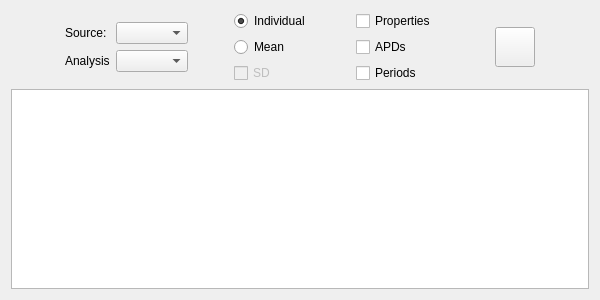
<?xml version="1.0" encoding="UTF-8"?>
<ui version="4.0">
 <class>WidgetExportCopyPaste</class>
 <widget class="QWidget" name="WidgetExportCopyPaste">
  <property name="geometry">
   <rect>
    <x>0</x>
    <y>0</y>
    <width>600</width>
    <height>300</height>
   </rect>
  </property>
  <property name="sizePolicy">
   <sizepolicy hsizetype="Expanding" vsizetype="Preferred">
    <horstretch>0</horstretch>
    <verstretch>0</verstretch>
   </sizepolicy>
  </property>
  <property name="minimumSize">
   <size>
    <width>600</width>
    <height>300</height>
   </size>
  </property>
  <property name="windowTitle">
   <string>Export for Copy + Paste</string>
  </property>
  <layout class="QVBoxLayout" name="verticalLayout_2">
   <item>
    <layout class="QHBoxLayout" name="horizontalLayout">
     <item>
      <spacer name="horizontalSpacer_3">
       <property name="orientation">
        <enum>Qt::Horizontal</enum>
       </property>
       <property name="sizeHint" stdset="0">
        <size>
         <width>40</width>
         <height>20</height>
        </size>
       </property>
      </spacer>
     </item>
     <item>
      <layout class="QFormLayout" name="formLayout">
       <property name="formAlignment">
        <set>Qt::AlignLeading|Qt::AlignLeft|Qt::AlignVCenter</set>
       </property>
       <item row="0" column="0">
        <widget class="QLabel" name="labelSource">
         <property name="text">
          <string>Source:</string>
         </property>
        </widget>
       </item>
       <item row="0" column="1">
        <widget class="QComboBox" name="comboBoxSource"/>
       </item>
       <item row="1" column="0">
        <widget class="QLabel" name="labelAnalysis">
         <property name="text">
          <string>Analysis</string>
         </property>
        </widget>
       </item>
       <item row="1" column="1">
        <widget class="QComboBox" name="comboBoxAnalysis"/>
       </item>
      </layout>
     </item>
     <item>
      <spacer name="horizontalSpacer_2">
       <property name="orientation">
        <enum>Qt::Horizontal</enum>
       </property>
       <property name="sizeType">
        <enum>QSizePolicy::Preferred</enum>
       </property>
       <property name="sizeHint" stdset="0">
        <size>
         <width>40</width>
         <height>20</height>
        </size>
       </property>
      </spacer>
     </item>
     <item>
      <layout class="QVBoxLayout" name="verticalLayout">
       <item>
        <widget class="QRadioButton" name="radioButtonIndividual">
         <property name="text">
          <string>Individual</string>
         </property>
         <property name="checked">
          <bool>true</bool>
         </property>
        </widget>
       </item>
       <item>
        <widget class="QRadioButton" name="radioButtonMean">
         <property name="text">
          <string>Mean</string>
         </property>
        </widget>
       </item>
       <item>
        <widget class="QCheckBox" name="checkBoxSD">
         <property name="enabled">
          <bool>false</bool>
         </property>
         <property name="text">
          <string>SD</string>
         </property>
        </widget>
       </item>
      </layout>
     </item>
     <item>
      <spacer name="horizontalSpacer_4">
       <property name="orientation">
        <enum>Qt::Horizontal</enum>
       </property>
       <property name="sizeType">
        <enum>QSizePolicy::Preferred</enum>
       </property>
       <property name="sizeHint" stdset="0">
        <size>
         <width>40</width>
         <height>20</height>
        </size>
       </property>
      </spacer>
     </item>
     <item>
      <layout class="QVBoxLayout" name="verticalLayout_3">
       <item>
        <widget class="QCheckBox" name="checkBoxProperties">
         <property name="text">
          <string>Properties</string>
         </property>
        </widget>
       </item>
       <item>
        <widget class="QCheckBox" name="checkBoxAPDs">
         <property name="text">
          <string>APDs</string>
         </property>
        </widget>
       </item>
       <item>
        <widget class="QCheckBox" name="checkBoxPeriods">
         <property name="text">
          <string>Periods</string>
         </property>
        </widget>
       </item>
      </layout>
     </item>
     <item>
      <spacer name="horizontalSpacer">
       <property name="orientation">
        <enum>Qt::Horizontal</enum>
       </property>
       <property name="sizeHint" stdset="0">
        <size>
         <width>40</width>
         <height>20</height>
        </size>
       </property>
      </spacer>
     </item>
     <item>
      <widget class="QPushButton" name="pushButtonCopy">
       <property name="minimumSize">
        <size>
         <width>40</width>
         <height>40</height>
        </size>
       </property>
       <property name="maximumSize">
        <size>
         <width>100</width>
         <height>16777215</height>
        </size>
       </property>
       <property name="text">
        <string/>
       </property>
       <property name="icon">
        <iconset>
         <normaloff>../../../../Desktop/1617354-essentials/svg/052-duplicate.svg</normaloff>../../../../Desktop/1617354-essentials/svg/052-duplicate.svg</iconset>
       </property>
       <property name="iconSize">
        <size>
         <width>25</width>
         <height>25</height>
        </size>
       </property>
       <property name="shortcut">
        <string>Ctrl+C</string>
       </property>
      </widget>
     </item>
     <item>
      <spacer name="horizontalSpacer_5">
       <property name="orientation">
        <enum>Qt::Horizontal</enum>
       </property>
       <property name="sizeHint" stdset="0">
        <size>
         <width>40</width>
         <height>20</height>
        </size>
       </property>
      </spacer>
     </item>
    </layout>
   </item>
   <item>
    <widget class="QTableWidget" name="tableWidgetResults"/>
   </item>
  </layout>
 </widget>
 <resources/>
 <connections/>
</ui>
